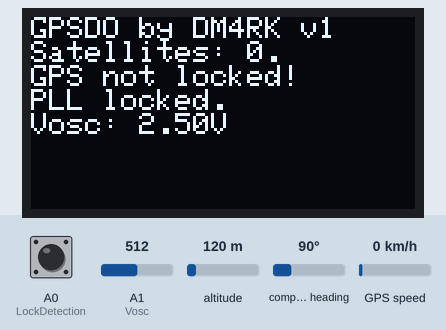
Simulated run of this sketch. Board: Arduino Uno, built with avr-gcc and run on an emulated ATmega328P. On the bench: 128×64 one-colour display. The test bench sets the inputs (shaded band); at power-on: A0 (LockDetection) HIGH, A1 (Vosc) = 512, altitude 120 m, compass heading 90°, GPS speed 0 km/h. The GPS gets a fix after 3 s at 37.7749, -122.4194 with 8 satellites.

Above: at 2.8 s.
2.9 s: A0 (LockDetection) pulled LOW for 0.15 s
At 3.02 s:
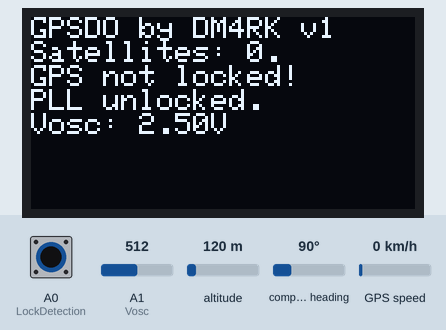
5.2 s: A1 (Vosc) set to 716
At 5.8 s:
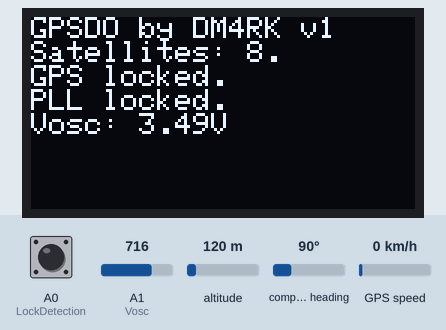
6.7 s: A0 (LockDetection) pulled LOW for 1 s
At 7.4 s:
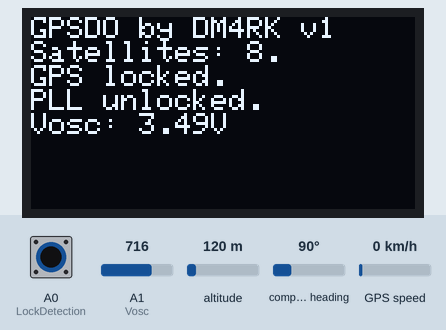
9.2 s: A1 (Vosc) set to 992
At 9.9 s:
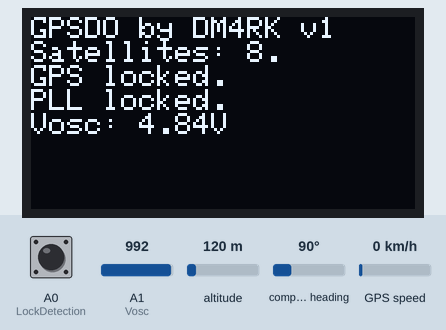
10.7 s: A1 (Vosc) set to 306
At 11.3 s:
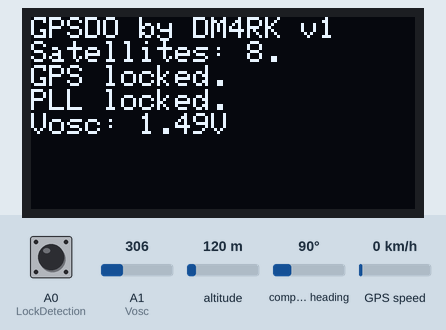
Timing chart, 0 to 13.2 s (numbered marks = the images above; inputs shaded):
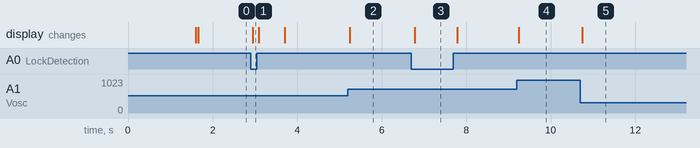

Measured:
- after the input at 2.9 s, the display: changes after 0.05 s (image 1)
- after the input at 5.2 s, the display: changes at once (image 2)
- after the input at 6.7 s, the display: changes after 0.09 s (image 3)
- after the input at 9.2 s, the display: changes at once (image 4)
- after the input at 10.7 s, the display: changes after 0.05 s (image 5)

The sketch:

gpsdo.ino
```cpp
#include <Wire.h>
#include <Adafruit_GFX.h>
#include <Adafruit_SSD1306.h>
#include <NeoSWSerial.h>
#include <TinyGPS++.h>

#define GPS_RX 3
#define GPS_TX 4
#define GPS_BAUD 9600

#define LockDetection A0 // PLL lock detection
#define Vosc A1          // Oscillator Voltage

#define SCREEN_WIDTH 128 // OLED display width, in pixels
#define SCREEN_HEIGHT 64 // OLED display height, in pixels

// Declaration for an SSD1306 display connected to I2C (SDA, SCL pins)
Adafruit_SSD1306 display(SCREEN_WIDTH, SCREEN_HEIGHT, &Wire, -1);

// GPS Software Serial connection
TinyGPSPlus gps;
NeoSWSerial gpsSerial(GPS_RX, GPS_TX);

uint8_t numofsatellites = 0;
byte gps_set_sucess = 0 ;
void setup() {
  pinMode(LockDetection, INPUT_PULLUP);
  //Serial.begin(9600);

  // UBX code for 100kHz TP5
  uint8_t ublox_init[] = {

  0xB5, 0x62, // header
  0x06, 0x31, // time pulse get/set
  0x20,  // lenght 32
  0x00, // tpIdx time pulse selection = 0 = timepulse, 1 = timepulse2  (U1 Char)
  0x00,  // reserved0 U1
  0x01, 0x00, // reserved1 U2
  0x00, 0x32, // antCableDelay ns I2
  0x00, 0x00, // rf group delay I2
  0x00, 0x01, 0x00, 0x00, // freqPeriod U4
  0x00, 0xA0, 0x86, 0x01, // freqPeriodLoc U4
  0x00, 0x00, 0x00, 0x00, // pulselenRatio U4
  0x80, 0x00, 0x00, 0x00, // pulselenRatio lock U4
  0x80, 0x00, 0x00, 0x00, // userConfigDelay ns I4
  0x00, 0xEF, 0x00, 0x00, // flags - page 135 u-blox 7 Receiver Description Including Protocol Specification V14.pdf X4
  0x00, 0xA1, 0xBA
};


  if(!display.begin(SSD1306_SWITCHCAPVCC, 0x3C)) { // Address 0x3D for 128x64
   // Serial.println(F("SSD1306 allocation failed"));
   // for(;;);
  }
  delay(1000);
  display.clearDisplay();

  display.setTextSize(1);
  display.setTextColor(WHITE);
  display.setCursor(0, 0);
  // Display static text
  display.println("GPSDO by DM4RK v1");
  //char buf[20];
  //sprintf(buf, "Satellites: %d.", numofsatellites);
  //display.println(buf);
  display.println("booting...");

  delay(500);
  display.print("initializing GPS...");

  gpsSerial.begin(GPS_BAUD);
  // actual u-blox 6m programing
//  while(!gps_set_sucess)
//  {
    sendUBX(ublox_init, sizeof(ublox_init)/sizeof(uint8_t));
//    gps_set_sucess=getUBX_ACK(ublox_init);
//  }
//  gps_set_sucess=0;
  /*
   for(int i = 0; i < sizeof(ublox_init); i++) {
    gpsSerial.write( pgm_read_byte(ublox_init+i) );
    delay(5); // simulating a 38400baud pace (or less), otherwise commands are not accepted by the device.
  }
// ends here  */
  display.println("done");
  display.display();
}

void loop() {
  char buf[20];
  float Voscvalue = 0.0F;
  while (gpsSerial.available() > 0)
  {
    gps.encode(gpsSerial.read());
  }
  if (gps.satellites.isUpdated())
    {
      numofsatellites = gps.satellites.value();
      display.fillRect(0,8,128,32,BLACK);
      display.setCursor(0,8);
      sprintf(buf, "Satellites: %d.", numofsatellites);
      display.println(buf);
      gps.location.isValid()?sprintf(buf, "GPS locked."):sprintf(buf, "GPS not locked!");
      display.println(buf);
    }
    display.fillRect(0,24,128,48,BLACK);
    display.setCursor(0,24);
    digitalRead(LockDetection)?sprintf(buf, "PLL locked."):sprintf(buf, "PLL unlocked.");
    display.println(buf);
    Voscvalue =  (float)analogRead(Vosc) * (5.0 / 1023.0);
    sprintf(buf, "Vosc: %d.%02dV", (int)Voscvalue, (int)(Voscvalue*100)%100);
    //dtostrf(Vosc, 2, 2, &buf[strlen(buf)]);
    display.println(buf);
    display.display();

}
void sendUBX(uint8_t *MSG, uint8_t len) {
  for(int i=0; i<len; i++) {
    gpsSerial.write(MSG[i]);
    //Serial.print(MSG[i], HEX);
  }
  gpsSerial.println();
}
/*
// Calculate expected UBX ACK packet and parse UBX response from GPS
boolean getUBX_ACK(uint8_t *MSG) {
  uint8_t b;
  uint8_t ackByteID = 0;
  uint8_t ackPacket[10];
  unsigned long startTime = millis();
  display.print(" * Reading ACK response: ");

  // Construct the expected ACK packet
  ackPacket[0] = 0xB5;  // header
  ackPacket[1] = 0x62;  // header
  ackPacket[2] = 0x05;  // class
  ackPacket[3] = 0x01;  // id
  ackPacket[4] = 0x02;  // length
  ackPacket[5] = 0x00;
  ackPacket[6] = MSG[2];  // ACK class
  ackPacket[7] = MSG[3];  // ACK id
  ackPacket[8] = 0;   // CK_A
  ackPacket[9] = 0;   // CK_B

  // Calculate the checksums
  for (uint8_t i=2; i<8; i++) {
    ackPacket[8] = ackPacket[8] + ackPacket[i];
    ackPacket[9] = ackPacket[9] + ackPacket[8];
  }

  while (1) {

    // Test for success
    if (ackByteID > 9) {
      // All packets in order!
      display.println(" (SUCCESS!)");
      return true;
    }

    // Timeout if no valid response in 3 seconds
    if (millis() - startTime > 3000) {
      display.println(" (FAILED!)");
      return false;
    }

    // Make sure data is available to read
    if (gpsSerial.available()) {
      b = gpsSerial.read();

      // Check that bytes arrive in sequence as per expected ACK packet
      if (b == ackPacket[ackByteID]) {
        ackByteID++;
        gpsSerial.print(b, HEX);
      }
      else {
        ackByteID = 0;  // Reset and look again, invalid order
      }

    }
  }
}
*/
```
